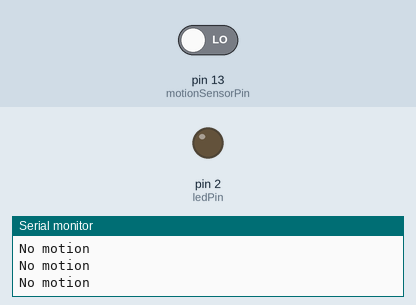
This sketch was run on a simulated Arduino Uno, built with avr-gcc and run on an emulated ATmega328P. On the bench: output pins drawn as LEDs (lit = HIGH), the last lines printed to the serial monitor. Inputs (shaded band) come from the test bench; at power-on: pin 13 (motionSensorPin) LOW.

Above: at 1.8 s.
1.9 s: pin 13 (motionSensorPin) driven HIGH
At 3.2 s:
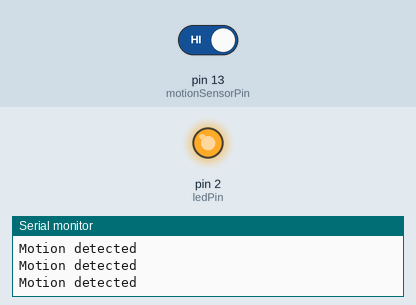
3.5 s: pin 13 (motionSensorPin) driven LOW
At 4.6 s:
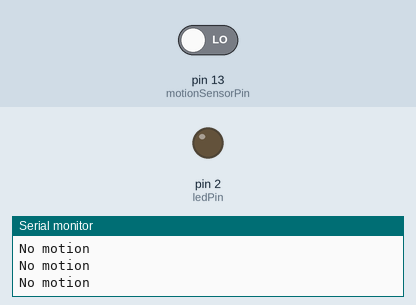
Timing chart, 0 to 6.5 s (numbered marks = the images above; inputs shaded):
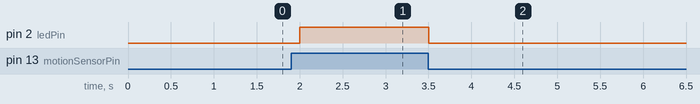

The sketch:

M1_T1.ino
```cpp
const int motionSensorPin = 13;
const int ledPin = 2;

void setup() {
  pinMode(motionSensorPin, INPUT);
  pinMode(ledPin, OUTPUT);
  Serial.begin(9600);
}

void loop() {
  int motionDetected = digitalRead(motionSensorPin);

  if (motionDetected == HIGH) {
    digitalWrite(ledPin, HIGH);
    Serial.println("Motion detected");
  } else {
    digitalWrite(ledPin, LOW);
    Serial.println("No motion");
  }

  delay(500);
}
```

Measured:
- after the input at 1.9 s, pin 2 (ledPin): LOW → HIGH after 0.10 s
- after the input at 3.5 s, pin 2 (ledPin): HIGH → LOW at once
